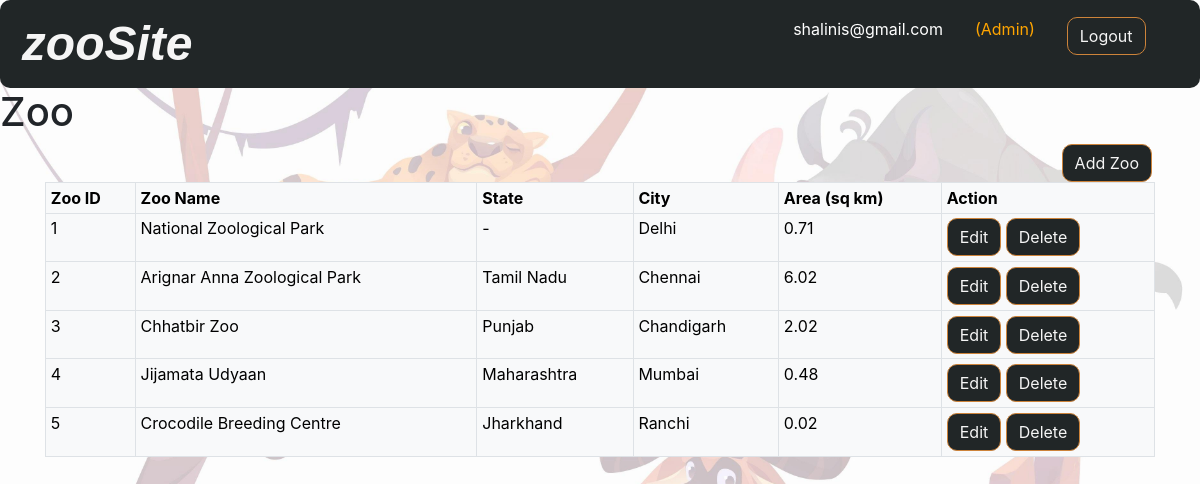
Screenshot of /Zoo/view_zoo.php (signed in) with the database file from the repository.
### tables this page shows
CREATE TABLE `zoo` (
  `zoo_id` int(11) NOT NULL,
  `zoo_name` varchar(100) NOT NULL,
  `state` varchar(50) NOT NULL,
  `city` varchar(50) NOT NULL,
  `area` float NOT NULL,
  `activity` int(11) NOT NULL DEFAULT 1
);

### Zoo/view_zoo.php (the view, shortened to what this page needs)
<?php
include "../Database/db_con2.php";
include "../header_log.php";
$sql = " SELECT * FROM zoo where activity=1";
$result = $mysqli->query($sql);
?>
<!DOCTYPE html>
    <head>
        <link href="https://cdn.jsdelivr.net/npm/bootstrap@5.0.2/dist/css/bootstrap.min.css" rel="stylesheet">
        <link rel="stylesheet" href="https://cdn.jsdelivr.net/npm/bootstrap@4.0.0/dist/css/bootstrap.min.css">
        <link rel="stylesheet" href="../CSS/stylesheet.css">
    </head>
    <body background="images/bg.jpeg">
    <div><h1>Zoo</h1>
    </div>
    <div>
<button type="button" class="btn float-right mr-5" data-toggle="modal" data-target="#addZoo">
  Add Zoo
</button>
</div>
       <div class="container">
        <table class="table table-bordered table-light table-sm">
            <tr><th>Zoo ID</th>
                <th>Zoo Name</th>
                <th>State</th>
                <th>City</th>
                <th>Area (sq km)</th>
                <th>Action</th>
            </tr>
            <?php
                while($rows=$result->fetch_assoc())
                {
            ?>
            <tr id="row<?= $rows['zoo_id'] ?>">
                <td><?php echo $rows['zoo_id'];?></td>
                <td><?php echo $rows['zoo_name'];?></td>
                <td><?php echo $rows['state'];?></td>
                <td><?php echo $rows['city'];?></td>
                <td><?php echo $rows['area'];?></td>
                <td>
                    <button onclick="updateZooData(this.id)" id="update<?= $rows['zoo_id'] ?>" class="btn btn-outline-warning">Edit</button>
                     <a href="view_zoo.php?zoo_id=<?php echo $rows['zoo_id'];?>" class="btn btn-outline-warning">Delete</a></td>
            </tr>
            <?php
                }
            ?>
        </table>
            </div>
    </body>
</html>

### CSS/stylesheet.css (style rules this page uses)
* { margin:0; padding:0; box-sizing: border-box; }
body { background:url("../images/bg.jpeg"); background-repeat: no-repeat; background-size: cover; background-attachment: fixed; }
.btn { color: whitesmoke; background-color: #212627; border-radius: 10px; border-color: #CD833A; }

### rows the page displays
zoo: zoo_id "1", zoo_name "National Zoological Park", state "-", city "Delhi", area "0.71"
zoo: zoo_id "2", zoo_name "Arignar Anna Zoological Park", state "Tamil Nadu", city "Chennai", area "6.02"
zoo: zoo_id "3", zoo_name "Chhatbir Zoo", state "Punjab", city "Chandigarh", area "2.02"
zoo: zoo_id "4", zoo_name "Jijamata Udyaan", state "Maharashtra", city "Mumbai", area "0.48"
zoo: zoo_id "5", zoo_name "Crocodile Breeding Centre", state "Jharkhand", city "Ranchi", area "0.02"

### other values shown
$user "shalinis@gmail.com"
$role "Admin"
